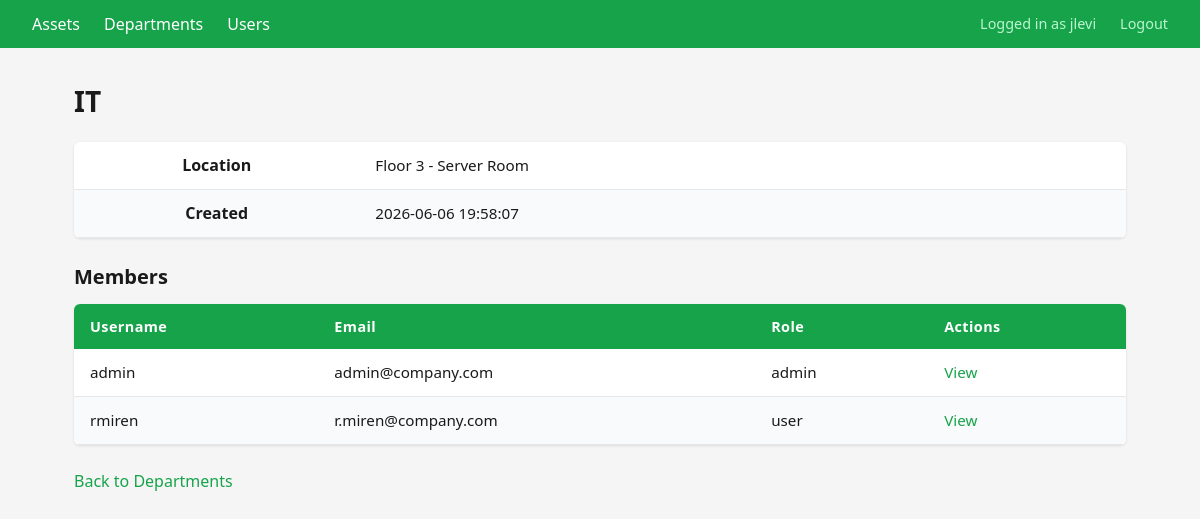
/departments/1 (signed in), run on the app's committed database.
### tables this page shows
CREATE TABLE departments (
    department_id INTEGER PRIMARY KEY AUTOINCREMENT,
    name          TEXT NOT NULL UNIQUE,
    location      TEXT NOT NULL,
    created_at    DATETIME DEFAULT CURRENT_TIMESTAMP
);

CREATE TABLE users (
    user_id       INTEGER PRIMARY KEY AUTOINCREMENT,
    username      TEXT NOT NULL UNIQUE,
    email         TEXT NOT NULL UNIQUE,
    password      TEXT NOT NULL,
    role          TEXT NOT NULL DEFAULT 'user' CHECK (role IN ('admin', 'user')),
    department_id INTEGER,                              -- FK to departments.department_id
    created_at    DATETIME DEFAULT CURRENT_TIMESTAMP,

    FOREIGN KEY (department_id) REFERENCES departments(department_id)
        ON DELETE SET NULL  -- If department is deleted, user becomes unassigned
);

### controllers/departments.py (the view)
@departments_bp.route('/<int:department_id>')
@login_required
def view(department_id):
    db = get_db_connection()
    department = db.execute(
        'SELECT * FROM departments WHERE department_id = ?', (department_id,)
    ).fetchone()
    if department is None:
        db.close()
        return 'Department not found', 404
    users = db.execute(
        'SELECT * FROM users WHERE department_id = ? ORDER BY username', (department_id,)
    ).fetchall()
    db.close()
    return render_template('departments/view.html', department=department, users=users)

### controllers/auth.py (called while the page is built)
def login_required(view):
    @functools.wraps(view)
    def wrapped_view(**kwargs):
        if 'user_id' not in session:
            return redirect(url_for('auth.login'))
        return view(**kwargs)
    return wrapped_view

### model.py (called while the page is built)
def get_db_connection():
    connection = sqlite3.connect(DATABASE)
    connection.row_factory = sqlite3.Row
    connection.execute("PRAGMA foreign_keys = ON")
    return connection

### templates/departments/view.html (shortened to what this page needs)
{% extends 'standard.html' %}
{% block content %}
<h1>{{ department['name'] }}</h1>
<table>
    <tr>
        <th>Location</th>
        <td>{{ department['location'] }}</td>
    </tr>
    <tr>
        <th>Created</th>
        <td>{{ department['created_at'] }}</td>
    </tr>
</table>
<h2>Members</h2>
{% if users %}
<table>
    <thead>
        <tr>
            <th>Username</th>
            <th>Email</th>
            <th>Role</th>
            <th>Actions</th>
        </tr>
    </thead>
    <tbody>
        {% for user in users %}
        <tr>
            <td>{{ user['username'] }}</td>
            <td>{{ user['email'] }}</td>
            <td>{{ user['role'] }}</td>
            <td><a href="{{ url_for('users.view', user_id=user['user_id']) }}">View</a></td>
        </tr>
        {% endfor %}
    </tbody>
</table>
{% else %}
<p>No users assigned to this department.</p>
{% endif %}
<a href="{{ url_for('departments.index') }}">Back to Departments</a>
{% endblock %}

### static/style.css (style rules this page uses)
*, *::before, *::after { box-sizing: border-box; margin: 0; padding: 0; }
body { font-family: system-ui, -apple-system, sans-serif; font-size: 16px; line-height: 1.5; color: #1a1a1a; background-color: #f5f5f5; }
h1 { font-size: 1.75rem; font-weight: 700; margin-bottom: 1.25rem; color: #1a1a1a; }
h2 { font-size: 1.25rem; font-weight: 600; margin: 1.5rem 0 0.75rem; color: #1a1a1a; }
table { width: 100%; border-collapse: collapse; background-color: #ffffff; border-radius: 6px; overflow: hidden; box-shadow: 0 1px 3px rgba(0, 0, 0, 0.1); margin-bottom: 1.5rem; }
thead { background-color: #16a34a; color: #ffffff; }
thead th { padding: 0.75rem 1rem; text-align: left; font-weight: 600; font-size: 0.9rem; letter-spacing: 0.03em; }
tbody tr { border-bottom: 1px solid #e5e7eb; }
tbody tr:nth-child(even) { background-color: #f9fafb; }
tbody td { padding: 0.75rem 1rem; font-size: 0.95rem; }
a { color: #16a34a; text-decoration: none; }
td a { margin-right: 0.5rem; font-weight: 500; }
main > a { display: inline-block; margin-bottom: 1rem; font-weight: 500; }

### data on the page
departments: name "IT", location "Floor 3 - Server Room", created_at "2026-06-06 19:58:07"
users: username "admin", email "admin@company.com", role "admin"
users: username "rmiren", email "r.miren@company.com", role "user"

### other printed values
{{ session.get('username') }} "jlevi"
